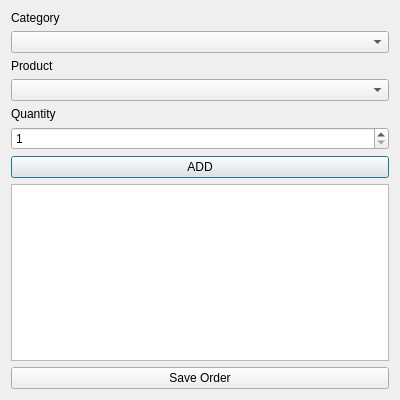
<?xml version="1.0" encoding="UTF-8"?>
<ui version="4.0">
 <class>OrderDetailDialog</class>
 <widget class="QDialog" name="OrderDetailDialog">
  <property name="geometry">
   <rect>
    <x>0</x>
    <y>0</y>
    <width>400</width>
    <height>400</height>
   </rect>
  </property>
  <property name="windowTitle">
   <string>Add Items to Invoice</string>
  </property>
  <layout class="QVBoxLayout" name="verticalLayout">
   <item>
    <widget class="QLabel" name="labelCategory">
     <property name="text">
      <string>Category</string>
     </property>
    </widget>
   </item>
   <item>
    <widget class="QComboBox" name="comboBoxCategories"/>
   </item>
   <item>
    <widget class="QLabel" name="labelProduct">
     <property name="text">
      <string>Product</string>
     </property>
    </widget>
   </item>
   <item>
    <widget class="QComboBox" name="comboBoxProducts"/>
   </item>
   <item>
    <widget class="QLabel" name="labelQuantity">
     <property name="text">
      <string>Quantity</string>
     </property>
    </widget>
   </item>
   <item>
    <widget class="QSpinBox" name="spinBoxQuantity">
     <property name="minimum">
      <number>1</number>
     </property>
     <property name="maximum">
      <number>100</number>
     </property>
    </widget>
   </item>
   <item>
    <widget class="QPushButton" name="btnAdd">
     <property name="text">
      <string>ADD</string>
     </property>
    </widget>
   </item>
   <item>
    <widget class="QTableWidget" name="tableOrderDetails"/>
   </item>
   <item>
    <widget class="QPushButton" name="btnSave">
     <property name="text">
      <string>Save Order</string>
     </property>
    </widget>
   </item>
  </layout>
 </widget>
 <resources/>
 <connections/>
</ui>
